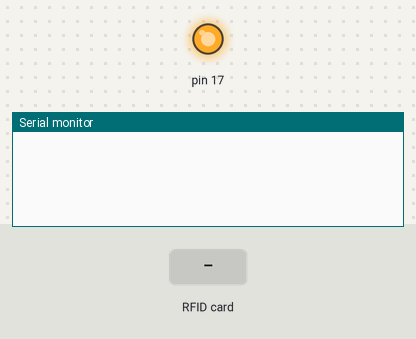
Bench run of a sketch on a simulated Arduino Leonardo, built with avr-gcc and run on an emulated ATmega32U4. Parts: output pins drawn as LEDs (lit = HIGH), the last lines printed to the serial monitor. The test bench sets the inputs (shaded band). USB keyboard and mouse output is not drawn.

Above: at 1.2 s.
1.3 s: RFID card 8D DF F3 78 held to the reader
At 2.4 s:
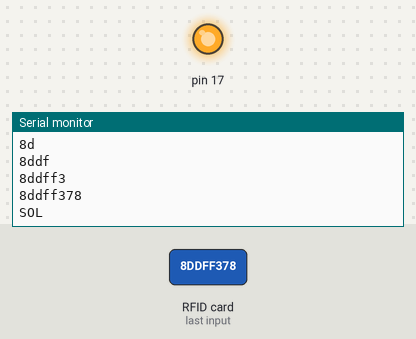
2.8 s: RFID card 2D A6 13 79 held to the reader
At 3.9 s:
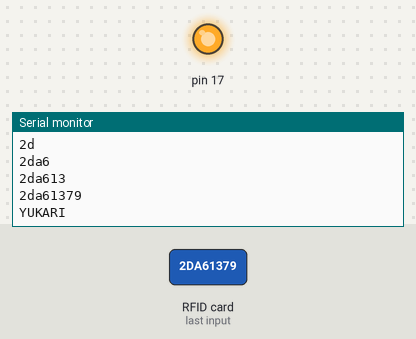
4.3 s: RFID card CE 0B C7 57 held to the reader
At 5.4 s:
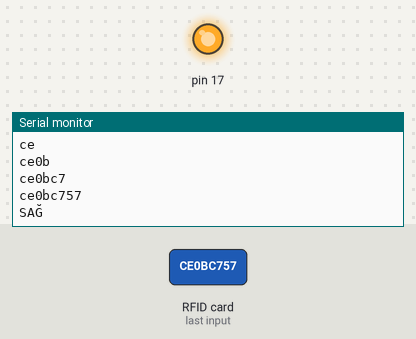

The sketch:

player_controller.ino
```cpp
#include <SPI.h>
#include <MFRC522.h>
#include "HID-Project.h"
#define SS_PIN 10
#define RST_PIN 9

String LEFT_TAG_UID = "8DDFF378";
String UP_TAG_UID = "2DA61379";
String RIGHT_TAG_UID = "CE0BC757";
String DOWN_TAG_UID = "C3E8CF55";
String currentTagUID = "";
MFRC522 mfrc522(SS_PIN, RST_PIN);
void setup() {
  Serial.begin(115200);
  SPI.begin();
  mfrc522.PCD_Init();
  Keyboard.begin();
}
void loop() {

  while (readID()) {
    if (currentTagUID == LEFT_TAG_UID) {
      Keyboard.write(KEY_LEFT_ARROW);
      Serial.println("SOL");
    }

    if (currentTagUID == UP_TAG_UID) {
      Keyboard.write(KEY_UP_ARROW);
      Serial.println("YUKARI");
    }

    if (currentTagUID == RIGHT_TAG_UID) {
      Keyboard.write(KEY_RIGHT_ARROW);
      Serial.println("SAĞ");
    }

    if (currentTagUID == DOWN_TAG_UID) {
      Keyboard.write(KEY_DOWN_ARROW);
      Serial.println("AŞAĞI");
    }

    delay(500);
  }
}

boolean readID() {

  if (!mfrc522.PICC_IsNewCardPresent()) {
    return false;
  }

  if (!mfrc522.PICC_ReadCardSerial()) {
    return false;
  }
  currentTagUID = "";

  for (uint8_t i = 0; i < 4; i++) {
    if (mfrc522.uid.uidByte[i] < 0x10) {
      currentTagUID.concat("0");
    }

    currentTagUID.concat(String(mfrc522.uid.uidByte[i], HEX));

    Serial.println(currentTagUID);
  }
  currentTagUID.toUpperCase();
  mfrc522.PICC_HaltA();
  return true;
}
```

Measured:
- after the input at 1.3 s, the serial monitor: prints a new line at once (image 1)
- after the input at 2.8 s, the serial monitor: prints a new line at once (image 2)
- after the input at 4.3 s, the serial monitor: prints a new line at once (image 3)
